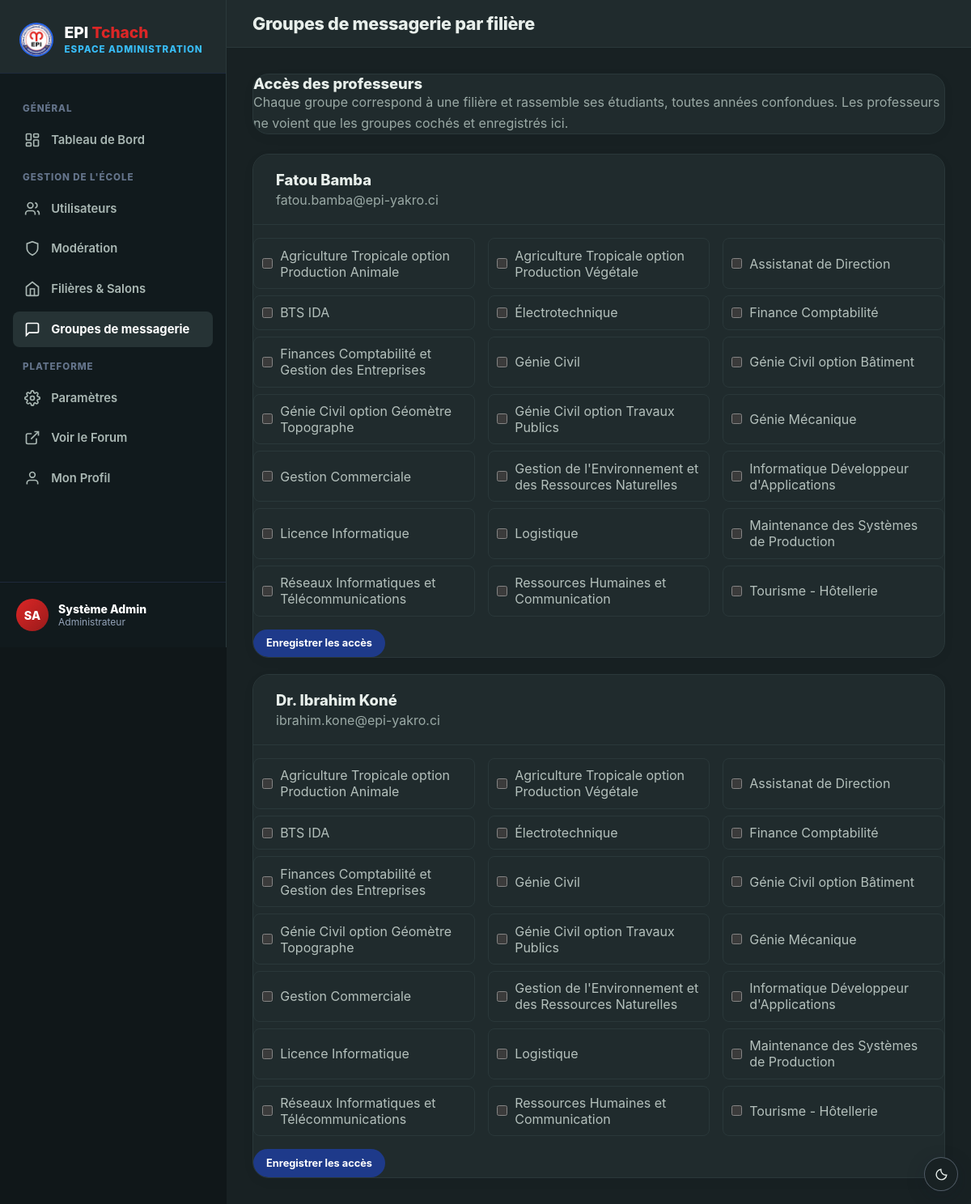
Screenshot of /admin/message-groups (signed in) with the database file from the repository.
### tables this page shows
CREATE TABLE `utilisateurs` (
  `id` int unsigned NOT NULL AUTO_INCREMENT,
  `nom` varchar(100) NOT NULL,
  `prenom` varchar(100) NOT NULL,
  `email` varchar(150) NOT NULL,
  `mot_de_passe` varchar(255) NOT NULL,
  `avatar_url` varchar(255) DEFAULT NULL,
  `biographie` text,
  `filiere` varchar(150) DEFAULT NULL,
  `modules_enseignes` text,
  `role` enum('etudiant','professeur','administrateur') NOT NULL DEFAULT 'etudiant',
  `est_actif` tinyint(1) NOT NULL DEFAULT '1',
  `date_inscription` datetime NOT NULL DEFAULT CURRENT_TIMESTAMP,
  `derniere_connexion` datetime DEFAULT NULL,
  `derniere_activite` datetime DEFAULT NULL,
  `filiere_id` int unsigned DEFAULT NULL,
  PRIMARY KEY (`id`),
  UNIQUE KEY `email` (`email`),
  KEY `fk_utilisateurs_filiere` (`filiere_id`),
  KEY `idx_utilisateurs_derniere_activite` (`est_actif`,`derniere_activite`),
  CONSTRAINT `fk_utilisateurs_filiere` FOREIGN KEY (`filiere_id`) REFERENCES `filieres` (`id`) ON DELETE SET NULL
);

CREATE TABLE `filiere_message_groups` (
  `id` int unsigned NOT NULL AUTO_INCREMENT,
  `filiere_id` int unsigned NOT NULL,
  `date_creation` datetime NOT NULL DEFAULT CURRENT_TIMESTAMP,
  PRIMARY KEY (`id`),
  UNIQUE KEY `filiere_id` (`filiere_id`),
  CONSTRAINT `fk_filiere_message_groups_filiere` FOREIGN KEY (`filiere_id`) REFERENCES `filieres` (`id`) ON DELETE CASCADE
);

CREATE TABLE `filieres` (
  `id` int unsigned NOT NULL AUTO_INCREMENT,
  `nom` varchar(150) NOT NULL,
  `code` varchar(20) DEFAULT NULL,
  `description` text,
  `image_url` varchar(255) DEFAULT NULL,
  `slogan` varchar(180) DEFAULT NULL,
  `zone_id` int unsigned DEFAULT NULL,
  `est_active` tinyint(1) NOT NULL DEFAULT '1',
  `date_creation` datetime NOT NULL DEFAULT CURRENT_TIMESTAMP,
  PRIMARY KEY (`id`),
  UNIQUE KEY `nom` (`nom`),
  KEY `fk_filieres_zone` (`zone_id`),
  CONSTRAINT `fk_filieres_zone` FOREIGN KEY (`zone_id`) REFERENCES `zones` (`id`) ON DELETE SET NULL
);

### app/Controllers/Admin/AdminController.php (called while the page is built, shortened)
<?php
if (defined('ROOT_PATH')) {
    require_once ROOT_PATH . '/app/Models/Publications/PublicationMetadata.php';
    require_once ROOT_PATH . '/app/Models/Social/FiliereGroups.php';
}
class AdminController {
    private Admin $adminModel;
    public function __construct() {
        $this->adminModel = new Admin();
    }
    public function messageGroups(): void {
        global $baseUrl, $base, $assetBase, $asset;
        $pdo = $this->adminModel->getPdo();
        $groupModel = new FiliereGroups($pdo);
        $groups = $groupModel->getActiveGroups();
        $professors = $groupModel->getActiveProfessors();
        $professorAssignments = $groupModel->getProfessorAssignments();
        require ROOT_PATH . '/resources/views/desktop/admin/message-groups.php';
    }
}

### app/Routing/Router.php (called while the page is built, shortened)
<?php
final class Router
{
    public function dispatch(string $path, string $method = 'GET'): void
    {
        $route = trim((string)(parse_url($path, PHP_URL_PATH) ?? ''), '/');
        $definition = $this->routes[$route] ?? null;
        $action = (string)$definition['method'];
        $handler = new $controller();
        $handler->{$action}();
    }
}

### index.php (called while the page is built, shortened)
<?php
require_once __DIR__ . '/app/Bootstrap.php';
$fullRoute = getRequestedRoute();
$routes = require ROOT_PATH . '/routes/web.php';
(new Router($routes))->dispatch(
    $fullRoute,
    (string)($_SERVER['REQUEST_METHOD'] ?? 'GET')
);
exit;

### app/Bootstrap.php (called while the page is built, shortened)
<?php
require_once ROOT_PATH . '/app/Routing/Router.php';
$scriptName = str_replace('\\', '/', $_SERVER['SCRIPT_NAME'] ?? '');
$scriptDir = rtrim(dirname($scriptName), '/\\');
$isPublicEntry = substr($scriptDir, -7) === '/public';
if ($isPublicEntry) {
    $projectBase = substr($scriptDir, 0, -7);
    $baseUrl = $scriptDir;
    $assetBase = $projectBase . '/public/assets';
} else {
    $projectBase = ($scriptDir === '' || $scriptDir === '.' || $scriptDir === '/') ? '' : $scriptDir;
    $baseUrl = $projectBase;
    $assetBase = ($projectBase !== '' ? $projectBase : '') . '/public/assets';
}

### app/Models/Social/FiliereGroups.php (called while the page is built, shortened)
<?php
class FiliereGroups
{
    private PDO $pdo;
    public function __construct(PDO $pdo)
    {
        $this->pdo = $pdo;
    }
    public function getActiveGroups(): array
    {
        $statement = $this->pdo->query(
            'SELECT message_group.id, filiere.nom AS name
             FROM filiere_message_groups message_group
             JOIN filieres filiere ON filiere.id = message_group.filiere_id
             WHERE filiere.est_active = 1
             ORDER BY filiere.nom'
        );
        return $statement->fetchAll(PDO::FETCH_ASSOC);
    }
    public function getProfessorAssignments(): array
    {
        $statement = $this->pdo->query(
            'SELECT access.user_id, access.group_id
             FROM filiere_group_professors access
             JOIN utilisateurs professor ON professor.id = access.user_id
             JOIN filiere_message_groups message_group ON message_group.id = access.group_id
             JOIN filieres filiere ON filiere.id = message_group.filiere_id
             WHERE professor.role = \'professeur\'
               AND professor.est_actif = 1
               AND filiere.est_active = 1'
        );
        $assignments = [];
        foreach ($statement->fetchAll(PDO::FETCH_ASSOC) as $assignment) {
            $assignments[(int)$assignment['user_id']][] = (int)$assignment['group_id'];
        }
        return $assignments;
    }
    public function getActiveProfessors(): array
    {
        $statement = $this->pdo->query(
            "SELECT id, prenom, nom, email
             FROM utilisateurs
             WHERE role = 'professeur' AND est_actif = 1
             ORDER BY nom, prenom"
        );
        return $statement->fetchAll(PDO::FETCH_ASSOC);
    }
    private function ensureGroups(): void
    {
        $this->pdo->exec(
            'INSERT IGNORE INTO filiere_message_groups (filiere_id)
             SELECT filiere.id FROM filieres filiere
             WHERE filiere.est_active = 1'
        );
    }
}

### resources/views/desktop/admin/message-groups.php (the view, shortened to what this page needs)
<?php
$base = isset($baseUrl) ? $baseUrl : '';
$asset = isset($assetBase) ? $assetBase : (isset($baseUrl) ? $baseUrl . '/public/assets' : '/public/assets');
?>
<!DOCTYPE html>
<html lang="fr">
<head>
  <link rel="stylesheet" href="<?= htmlspecialchars($asset, ENT_QUOTES, 'UTF-8') ?>/css/desktop/admin.css" />
  <?php include ROOT_PATH . '/resources/views/partials/theme-head.php'; ?>
</head>
<body data-base-url="<?= htmlspecialchars($base, ENT_QUOTES, 'UTF-8') ?>">
  <?php include ROOT_PATH . '/resources/views/partials/theme-toggle.php'; ?>
  <div class="admin-wrapper">
    <?php include ROOT_PATH . '/resources/views/desktop/partials/admin-sidebar.php'; ?>
    <main class="admin-main-area">
      <header class="admin-topbar">
        <div class="topbar-left">
          <h1 class="page-title">Groupes de messagerie par filière</h1>
        </div>
      </header>
      <div class="admin-content">
        <section class="admin-card" style="margin-bottom:1.5rem;">
          <h2 class="card-title">Accès des professeurs</h2>
          <p style="color:var(--admin-muted);line-height:1.6;">
            Chaque groupe correspond à une filière et rassemble ses étudiants, toutes années confondues.
            Les professeurs ne voient que les groupes cochés et enregistrés ici.
          </p>
        </section>
        <?php if (!$professors): ?>
          <section class="admin-card">
            <p style="margin:0;color:var(--admin-muted);">Aucun professeur actif à autoriser pour le moment.</p>
          </section>
        <?php else: ?>
          <div style="display:grid;gap:1.25rem;">
            <?php foreach ($professors as $professor):
              $professorId = (int)$professor['id'];
              $assignedGroupIds = $professorAssignments[$professorId] ?? [];
            ?>
              <section class="admin-card">
                <div class="card-header-flex">
                  <div>
                    <h2 class="card-title"><?= htmlspecialchars(trim($professor['prenom'] . ' ' . $professor['nom']), ENT_QUOTES, 'UTF-8') ?></h2>
                    <p style="color:var(--admin-muted);margin:.25rem 0 0;"><?= htmlspecialchars($professor['email'], ENT_QUOTES, 'UTF-8') ?></p>
                  </div>
                </div>
                <form method="post" action="<?= htmlspecialchars($base, ENT_QUOTES, 'UTF-8') ?>/admin/message-groups/update">
                  <?php if (!$groups): ?>
                    <p style="color:var(--admin-muted);">Aucune filière active ne possède de groupe.</p>
                  <?php else: ?>
                    <div style="display:grid;grid-template-columns:repeat(auto-fit,minmax(220px,1fr));gap:.5rem 1rem;margin:1rem 0;">
                      <?php foreach ($groups as $group): ?>
                        <label style="display:flex;align-items:center;gap:.55rem;padding:.65rem;border:1px solid var(--admin-border,#e5e7eb);border-radius:8px;">
                          <input type="checkbox" name="group_ids[]" value="<?= (int)$group['id'] ?>"
                            <?= in_array((int)$group['id'], $assignedGroupIds, true) ? 'checked' : '' ?>>
                          <span><?= htmlspecialchars($group['name'], ENT_QUOTES, 'UTF-8') ?></span>
                        </label>
                      <?php endforeach; ?>
                    </div>
                  <?php endif; ?>
                  <button type="submit" class="btn-table-action" style="background:var(--admin-primary);color:#fff;padding:.6rem 1rem;border:0;border-radius:9999px;cursor:pointer;">
                    Enregistrer les accès
                  </button>
                </form>
              </section>
            <?php endforeach; ?>
          </div>
        <?php endif; ?>
      </div>
    </main>
  </div>
</body>
</html>

### public/assets/css/desktop/admin.css (style rules this page uses)
:root { --admin-primary: #1e3a8a; --admin-primary-dark: #0f172a; --admin-primary-light: #2563eb; --admin-accent: #dc2626; --admin-accent-light: #ef4444; --admin-bg: #f8fafc; --admin-sidebar-bg: #0f172a; --admin-sidebar-hover: #1e293b; --admin-sidebar-text: #94a3b8; --admin-sidebar-active: #ffffff; --admin-card: #ffffff; --admin-text: #0f172a; --admin-muted: #64748b; --admin-border: #e2e8f0; --admin-success: #16a34a; --admin-success-bg: #dcfce7; --admin-warning: #d97706; --admin-warning-bg: #fef3c7; --admin-danger: #dc2626; --admin-danger-bg: #fee2e2; --admin-info: #0284c7; --admin-info-bg: #e0f2fe; --radius-sm: 0.5rem; --radius-md: 0.85rem; --radius-lg: 1.25rem; --radius-full: 9999px; --shadow-card: 0 4px 16px -2px rgba(15, 23, 42, 0.06); }
* { margin: 0; padding: 0; box-sizing: border-box; }
body { font-family: "Plus Jakarta Sans", -apple-system, BlinkMacSystemFont, "Segoe UI", Roboto, sans-serif; background: var(--admin-bg); color: var(--admin-text); min-height: 100vh; display: flex; }
.admin-wrapper { display: flex; width: 100%; min-height: 100vh; position: relative; }
.admin-main-area { flex: 1; display: flex; flex-direction: column; min-width: 0; background: var(--admin-bg); }
.admin-topbar { background: #ffffff; border-bottom: 1px solid var(--admin-border); padding: 1rem 2rem; display: flex; align-items: center; justify-content: space-between; position: sticky; top: 0; z-index: 30; }
.topbar-left { display: flex; align-items: center; gap: 1.5rem; }
.page-title { font-size: 1.35rem; font-weight: 800; letter-spacing: -0.015em; }
.admin-content { padding: 2rem; flex: 1; }
.admin-card { background: #ffffff; border-radius: var(--admin-border); border: 1px solid var(--admin-border); border-radius: var(--radius-lg); box-shadow: var(--shadow-card); overflow: hidden; }
.card-header-flex { padding: 1.25rem 1.75rem; display: flex; align-items: center; justify-content: space-between; border-bottom: 1px solid var(--admin-border); background: #ffffff; }
.card-title { font-size: 1.15rem; font-weight: 800; }
.btn-table-action { padding: 0.35rem 0.75rem; font-size: 0.8rem; font-weight: 700; border-radius: var(--radius-sm); border: 1px solid var(--admin-border); background: #ffffff; cursor: pointer; transition: all 0.2s ease; font-family: inherit; }

### rows the page displays
utilisateurs: prenom+nom "Fatou Bamba", email "fatou.bamba@epi-yakro.ci"
filiere_message_groups: filiere.nom "Agriculture Tropicale option Production Animale"
filiere_message_groups: filiere.nom "Agriculture Tropicale option Production Végétale"
filiere_message_groups: filiere.nom "Assistanat de Direction"
filiere_message_groups: filiere.nom "BTS IDA"
filiere_message_groups: filiere.nom "Électrotechnique"
filiere_message_groups: filiere.nom "Finance Comptabilité"
filiere_message_groups: filiere.nom "Finances Comptabilité et Gestion des Entreprises"
filiere_message_groups: filiere.nom "Génie Civil"
filiere_message_groups: filiere.nom "Génie Civil option Bâtiment"
filiere_message_groups: filiere.nom "Génie Civil option Géomètre Topographe"
filiere_message_groups: filiere.nom "Génie Civil option Travaux Publics"
filiere_message_groups: filiere.nom "Génie Mécanique"
filiere_message_groups: filiere.nom "Gestion Commerciale"
filiere_message_groups: filiere.nom "Gestion de l'Environnement et des Ressources Naturelles"
filiere_message_groups: filiere.nom "Informatique Développeur d'Applications"
filiere_message_groups: filiere.nom "Licence Informatique"
filiere_message_groups: filiere.nom "Logistique"
filiere_message_groups: filiere.nom "Maintenance des Systèmes de Production"
filiere_message_groups: filiere.nom "Réseaux Informatiques et Télécommunications"
filiere_message_groups: filiere.nom "Ressources Humaines et Communication"
filiere_message_groups: filiere.nom "Tourisme - Hôtellerie"
utilisateurs: prenom+nom "Dr. Ibrahim Koné", email "ibrahim.kone@epi-yakro.ci"

### other values shown
$adminAvatar "SA"
$adminName "Système Admin"
$adminRole "Administrateur"
